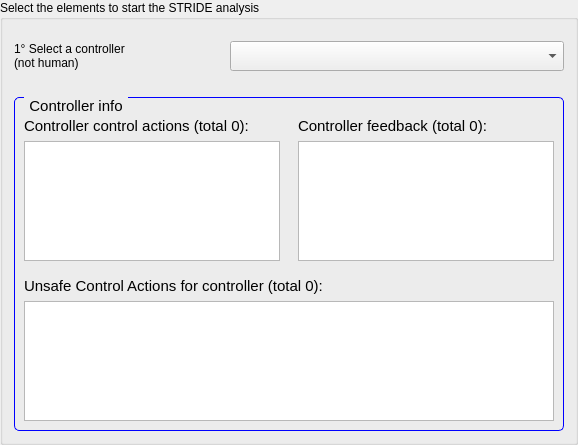
             <widget class="QGroupBox" name="groupBox_11">
              <property name="title">
               <string>Select the elements to start the STRIDE analysis</string>
              </property>
              <layout class="QGridLayout" name="gridLayout_40">
               <item row="1" column="0">
                <layout class="QHBoxLayout" name="horizontalLayout_70">
                 <property name="topMargin">
                  <number>20</number>
                 </property>
                 <item>
                  <widget class="QGroupBox" name="groupBox_25">
                   <property name="styleSheet">
                    <string notr="true">QGroupBox {
    border: 1px solid blue;
    border-radius: 5px;
    margin-top: 0.5em;
    font-size: 15px;
}

QGroupBox::title {
    subcontrol-origin: margin;
    left: 10px;
    padding: 0 3px 0 3px;
}</string>
                   </property>
                   <property name="title">
                    <string>Controller info</string>
                   </property>
                   <layout class="QGridLayout" name="gridLayout_26">
                    <item row="0" column="0">
                     <layout class="QHBoxLayout" name="horizontalLayout_41">
                      <property name="topMargin">
                       <number>10</number>
                      </property>
                      <item>
                       <layout class="QVBoxLayout" name="verticalLayout_40">
                        <property name="rightMargin">
                         <number>6</number>
                        </property>
                        <item>
                         <widget class="QLabel" name="lbl_stride_act">
                          <property name="font">
                           <font>
                            <pointsize>11</pointsize>
                           </font>
                          </property>
                          <property name="text">
                           <string>Controller control actions (total 0):</string>
                          </property>
                         </widget>
                        </item>
                        <item>
                         <widget class="QListWidget" name="listwidget_stride_act">
                          <property name="minimumSize">
                           <size>
                            <width>0</width>
                            <height>120</height>
                           </size>
                          </property>
                          <property name="maximumSize">
                           <size>
                            <width>16777215</width>
                            <height>120</height>
                           </size>
                          </property>
                          <property name="font">
                           <font>
                            <pointsize>11</pointsize>
                           </font>
                          </property>
                          <property name="autoFillBackground">
                           <bool>false</bool>
                          </property>
                          <property name="alternatingRowColors">
                           <bool>true</bool>
                          </property>
                          <property name="wordWrap">
                           <bool>true</bool>
                          </property>
                         </widget>
                        </item>
                       </layout>
                      </item>
                      <item>
                       <layout class="QVBoxLayout" name="verticalLayout_41">
                        <property name="leftMargin">
                         <number>6</number>
                        </property>
                        <item>
                         <widget class="QLabel" name="lbl_stride_var">
                          <property name="font">
                           <font>
                            <pointsize>11</pointsize>
                           </font>
                          </property>
                          <property name="text">
                           <string>Controller feedback (total 0):</string>
                          </property>
                         </widget>
                        </item>
                        <item>
                         <widget class="QListWidget" name="listwidget_stride_var">
                          <property name="minimumSize">
                           <size>
                            <width>0</width>
                            <height>120</height>
                           </size>
                          </property>
                          <property name="maximumSize">
                           <size>
                            <width>16777215</width>
                            <height>120</height>
                           </size>
                          </property>
                          <property name="font">
                           <font>
                            <pointsize>11</pointsize>
                           </font>
                          </property>
                          <property name="alternatingRowColors">
                           <bool>true</bool>
                          </property>
                          <property name="wordWrap">
                           <bool>true</bool>
                          </property>
                         </widget>
                        </item>
                       </layout>
                      </item>
                     </layout>
                    </item>
                    <item row="1" column="0">
                     <layout class="QVBoxLayout" name="verticalLayout_16">
                      <property name="topMargin">
                       <number>10</number>
                      </property>
                      <item>
                       <widget class="QLabel" name="lbl_stride_uca">
                        <property name="font">
                         <font>
                          <pointsize>11</pointsize>
                         </font>
                        </property>
                        <property name="text">
                         <string>Unsafe Control Actions for controller (total 0):</string>
                        </property>
                       </widget>
                      </item>
                      <item>
                       <widget class="QListWidget" name="listwidget_stride_uca">
                        <property name="minimumSize">
                         <size>
                          <width>0</width>
                          <height>120</height>
                         </size>
                        </property>
                        <property name="maximumSize">
                         <size>
                          <width>16777215</width>
                          <height>120</height>
                         </size>
                        </property>
                        <property name="font">
                         <font>
                          <pointsize>11</pointsize>
                         </font>
                        </property>
                        <property name="autoFillBackground">
                         <bool>false</bool>
                        </property>
                        <property name="alternatingRowColors">
                         <bool>true</bool>
                        </property>
                        <property name="wordWrap">
                         <bool>true</bool>
                        </property>
                       </widget>
                      </item>
                     </layout>
                    </item>
                   </layout>
                  </widget>
                 </item>
                </layout>
               </item>
               <item row="0" column="0">
                <layout class="QHBoxLayout" name="horizontalLayout_81">
                 <property name="topMargin">
                  <number>10</number>
                 </property>
                 <item>
                  <widget class="QLabel" name="label_77">
                   <property name="minimumSize">
                    <size>
                     <width>210</width>
                     <height>0</height>
                    </size>
                   </property>
                   <property name="maximumSize">
                    <size>
                     <width>100</width>
                     <height>16777215</height>
                    </size>
                   </property>
                   <property name="text">
                    <string>1° Select a controller
(not human)</string>
                   </property>
                  </widget>
                 </item>
                 <item>
                  <widget class="QComboBox" name="combobox_stride_controller">
                   <property name="minimumSize">
                    <size>
                     <width>0</width>
                     <height>30</height>
                    </size>
                   </property>
                   <property name="focusPolicy">
                    <enum>Qt::TabFocus</enum>
                   </property>
                   <property name="contextMenuPolicy">
                    <enum>Qt::DefaultContextMenu</enum>
                   </property>
                   <property name="toolTip">
                    <string>This list contains all controllers that are NOT HUMAN</string>
                   </property>
                  </widget>
                 </item>
                </layout>
               </item>
              </layout>
             </widget>
